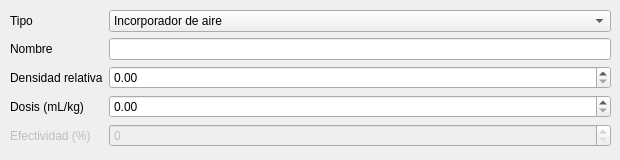
      <widget class="QWidget" name="chemical_admixtures">
       <property name="enabled">
        <bool>true</bool>
       </property>
       <widget class="QWidget" name="layoutWidget">
        <property name="geometry">
         <rect>
          <x>10</x>
          <y>10</y>
          <width>601</width>
          <height>141</height>
         </rect>
        </property>
        <layout class="QFormLayout" name="formLayout_12">
         <item row="0" column="0">
          <widget class="QLabel" name="label_admixture_type">
           <property name="text">
            <string>Tipo</string>
           </property>
           <property name="buddy">
            <cstring>comboBox_admixture_type</cstring>
           </property>
          </widget>
         </item>
         <item row="0" column="1">
          <widget class="QComboBox" name="comboBox_admixture_type">
           <item>
            <property name="text">
             <string>Incorporador de aire</string>
            </property>
           </item>
          </widget>
         </item>
         <item row="1" column="0">
          <widget class="QLabel" name="label_admixture_name">
           <property name="text">
            <string>Nombre</string>
           </property>
           <property name="buddy">
            <cstring>lineEdit_admixture_name</cstring>
           </property>
          </widget>
         </item>
         <item row="1" column="1">
          <widget class="QLineEdit" name="lineEdit_admixture_name"/>
         </item>
         <item row="2" column="0">
          <widget class="QLabel" name="label_admixture_relative_density">
           <property name="text">
            <string>Densidad relativa</string>
           </property>
           <property name="buddy">
            <cstring>doubleSpinBox_admixture_relative_density</cstring>
           </property>
          </widget>
         </item>
         <item row="2" column="1">
          <widget class="QDoubleSpinBox" name="doubleSpinBox_admixture_relative_density"/>
         </item>
         <item row="3" column="0">
          <widget class="QLabel" name="label_admixture_dosage">
           <property name="text">
            <string>Dosis (mL/kg)</string>
           </property>
           <property name="buddy">
            <cstring>doubleSpinBox_admixture_dosage</cstring>
           </property>
          </widget>
         </item>
         <item row="3" column="1">
          <widget class="QDoubleSpinBox" name="doubleSpinBox_admixture_dosage"/>
         </item>
         <item row="4" column="0">
          <widget class="QLabel" name="label_admixture_effectiveness">
           <property name="enabled">
            <bool>false</bool>
           </property>
           <property name="text">
            <string>Efectividad (%)</string>
           </property>
           <property name="buddy">
            <cstring>spinBox_admixture_effectiveness</cstring>
           </property>
          </widget>
         </item>
         <item row="4" column="1">
          <widget class="QSpinBox" name="spinBox_admixture_effectiveness">
           <property name="enabled">
            <bool>false</bool>
           </property>
          </widget>
         </item>
        </layout>
       </widget>
      </widget>
